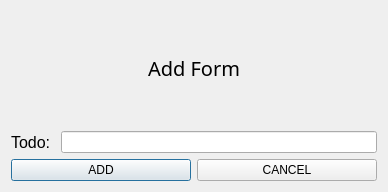
<?xml version="1.0" encoding="UTF-8"?>
<ui version="4.0">
 <class>TodoAdd</class>
 <widget class="QDialog" name="TodoAdd">
  <property name="geometry">
   <rect>
    <x>0</x>
    <y>0</y>
    <width>388</width>
    <height>192</height>
   </rect>
  </property>
  <property name="windowTitle">
   <string>Todo Add</string>
  </property>
  <layout class="QGridLayout" name="gridLayout">
   <item row="0" column="0" colspan="2">
    <layout class="QVBoxLayout" name="verticalLayout_2">
     <item>
      <widget class="QLabel" name="label">
       <property name="font">
        <font>
         <family>Segoe UI Variable Text Semibold</family>
         <pointsize>15</pointsize>
        </font>
       </property>
       <property name="text">
        <string>Add Form</string>
       </property>
       <property name="alignment">
        <set>Qt::AlignCenter</set>
       </property>
      </widget>
     </item>
     <item>
      <layout class="QHBoxLayout" name="horizontalLayout">
       <item>
        <widget class="QLabel" name="label_2">
         <property name="font">
          <font>
           <pointsize>12</pointsize>
          </font>
         </property>
         <property name="text">
          <string>Todo: </string>
         </property>
        </widget>
       </item>
       <item>
        <widget class="QLineEdit" name="add_text"/>
       </item>
      </layout>
     </item>
    </layout>
   </item>
   <item row="1" column="0">
    <widget class="QPushButton" name="add_button">
     <property name="text">
      <string>ADD</string>
     </property>
    </widget>
   </item>
   <item row="1" column="1">
    <widget class="QPushButton" name="cancel_btn">
     <property name="text">
      <string>CANCEL</string>
     </property>
    </widget>
   </item>
  </layout>
 </widget>
 <resources/>
 <connections>
  <connection>
   <sender>cancel_btn</sender>
   <signal>clicked()</signal>
   <receiver>TodoAdd</receiver>
   <slot>close()</slot>
   <hints>
    <hint type="sourcelabel">
     <x>287</x>
     <y>170</y>
    </hint>
    <hint type="destinationlabel">
     <x>193</x>
     <y>95</y>
    </hint>
   </hints>
  </connection>
 </connections>
</ui>
